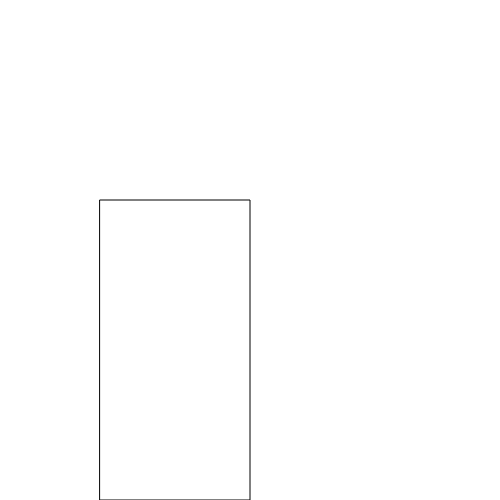
Frame 1 (no input)
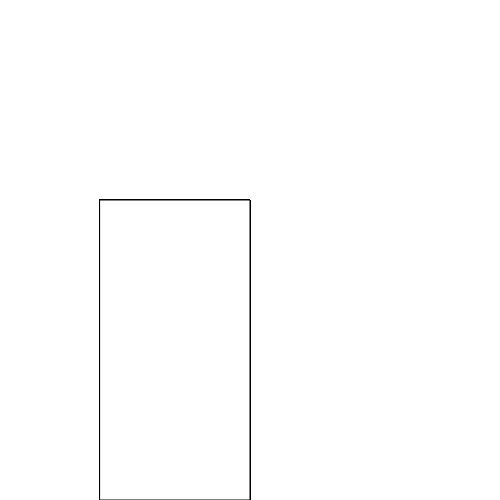
Frame 60 (no input)
Frame 120 (the mouse pressed at the canvas centre since frame 60): identical to frame 60, image omitted

The p5.js sketch that drew these frames (run headless with seeded random() and noise() and a simulated clock; from frame 60 on, the mouse is pressed at the canvas centre):

// p5.js sketch
// ── sketch.js
function setup()
{
    createCanvas(500,500);

}

function draw()
{
//    rect(100,100, 100, 100);
//    rect(250,100, 100, 100);
//    rect(100,250, 100, 100);
//    rect(250,250, 100, 100);
    rect(100, 200, 150, 300);

}
